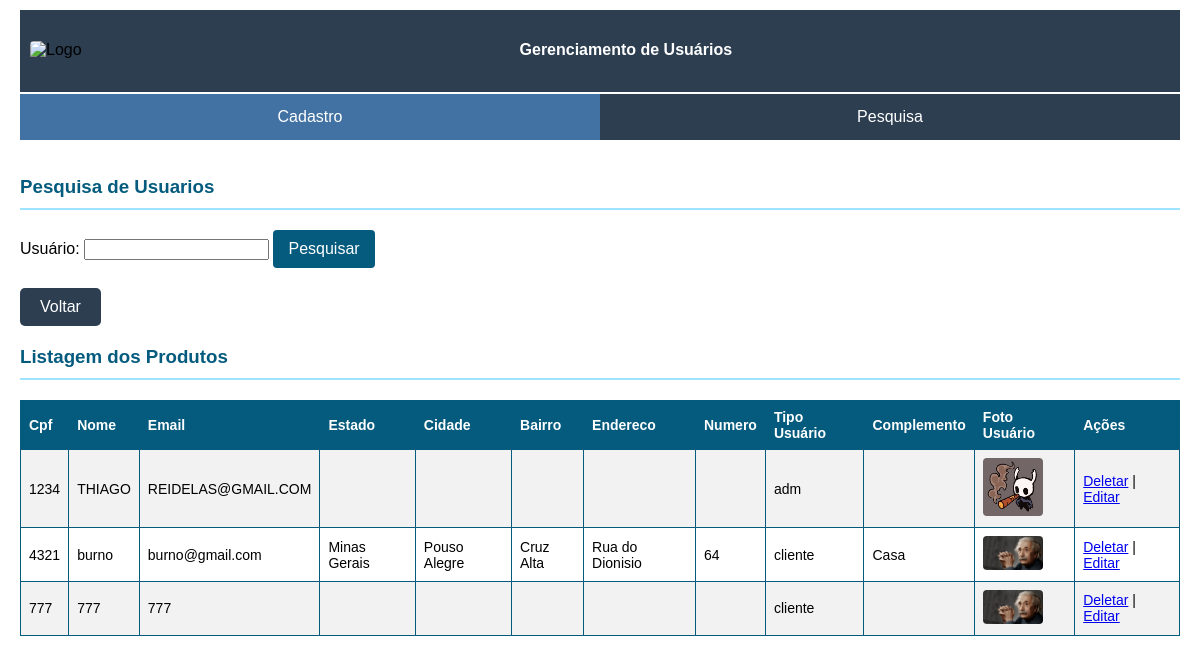
Page /perfil/usuarios/pesquisa.php (signed in) on the committed database.
### tables this page shows
CREATE TABLE `usuario` (
  `cpfUsuario` varchar(14) NOT NULL,
  `nomeUsuario` varchar(100) NOT NULL,
  `emailUsuario` varchar(100) NOT NULL,
  `estadoUsuario` varchar(50) DEFAULT NULL,
  `cidadeUsuario` varchar(100) DEFAULT NULL,
  `bairroUsuario` varchar(100) DEFAULT NULL,
  `enderecoUsuario` varchar(200) DEFAULT NULL,
  `numeroUsuario` varchar(10) DEFAULT NULL,
  `complementoUsuario` varchar(100) DEFAULT NULL,
  `senhaUsuario` varchar(255) NOT NULL,
  `fotoPerfil` varchar(255) DEFAULT NULL,
  `tipoUsuario` enum('adm','cliente') NOT NULL DEFAULT 'cliente'
);

### perfil/usuarios/verificaAdm.php (called while the page is built, shortened)
<?php
    $cpf = $_SESSION['cpf'];
    $ds = "mysql:host=localhost;dbname=e_market";
    $con = new PDO($ds, 'root', 'vertrigo');
    $query = "SELECT * FROM usuario WHERE cpfUsuario = $cpf";
    $stm = $con->prepare($query);
    $stm->execute();
?>

### perfil/usuarios/pesquisa.php (the view, shortened to what this page needs)
<?php
    include_once("../../perfil/usuarios/verificaAdm.php");
?>
<!DOCTYPE html>
<html lang="pt-br">
<head>
    <link rel="stylesheet" type="text/css" href="style.css" />
</head>
<body>
<header>
        <div class="logo">
             <img src="../../imagens/logo2.png" alt="Logo">
        </div>
        <div class="edit">
           <h4 style="color:white">Gerenciamento de Usuários</h4>
        </div>
    </header>
    <nav>
        <ul>
            <li><a href="../usuarios/usuarios.php">Cadastro</a></li>
            <li><a href="../usuarios/pesquisa.php" style="background-color: #2c3e50; color:white;">Pesquisa</a></li>
        </ul>
    </nav>
		<br>
		<h3>Pesquisa de Usuarios</h3>
		<form method="post" action="pesquisa.php">
			<label>Usuário:</label>
			<input type="text" name="nomeUsuario" />
			<button type="submit">Pesquisar</button>
            <br><a href='../perfil.php' class="logout-btn">Voltar</a>
		</form>
		<h3>Listagem dos Produtos</h3>
		<table border>
        <tr>
            <th>Cpf</th>
            <th>Nome</th>
            <th>Email</th>
            <th>Estado</th>
            <th>Cidade</th>
            <th>Bairro</th>
            <th>Endereco</th>
            <th>Numero</th>
            <th>Tipo Usuário</th>
            <th>Complemento</th>
            <th>Foto Usuário</th>
            <th>Ações</th>
        </tr>
	<?php
        $nome = '';
        $ds = "mysql:host=localhost;dbname=e_market";
        $con = new PDO($ds, 'root', 'vertrigo');
        $sql = "SELECT * FROM usuario WHERE nomeUsuario LIKE '%$nome%'";
        $stm = $con->prepare($sql);
        $stm->execute();
        foreach($stm as $row){
            $cpf = $row['cpfUsuario'];
            echo "<tr>";
            echo "<td>" . $row['cpfUsuario'] . "</td>";
            echo "<td>" . $row['nomeUsuario'] . "</td>";
            echo "<td>" . $row['emailUsuario'] . "</td>";
            echo "<td>" . $row['estadoUsuario'] . "</td>";
            echo "<td>" . $row['cidadeUsuario'] . "</td>";
            echo "<td>" . $row['bairroUsuario'] . "</td>";
            echo "<td>" . $row['enderecoUsuario'] . "</td>";
            echo "<td>" . $row['numeroUsuario'] . "</td>";
            echo "<td>" . $row['tipoUsuario'] . "</td>";
            echo "<td>" . $row['complementoUsuario'] . "</td>";
            echo "<td><img src='../../perfil/imagens/" . $row['fotoPerfil'] . "' width='60px'/></td>";
            echo "<td>
                    <a href='delete.php?cpfUsuario=$cpf'>Deletar</a>
                    |
                    <a href='edita.php?cpfUsuario=$cpf'>Editar</a>
                </td>";
            echo "</tr>";
        }
    ?>
		</table>
	</body>
</html>

### perfil/usuarios/style.css (style rules this page uses)
body { font-family: Arial, sans-serif; background-color: rgb(255, 255, 255); margin: 0; padding: 0; padding-left: 20px; padding-right: 20px; }
header { display: flex; justify-content: space-between; align-items: center; padding: 10px; background-color: #2c3e50; border-bottom: 1px solid #2c3e50; margin-top: 10px; }
h3 { color: rgb(4, 91, 126); border-bottom: 2px solid rgb(158, 227, 255); padding-bottom: 10px; margin-bottom: 20px; }
form { margin-bottom: 20px; }
button { background-color: rgb(4, 91, 126); color: #fff; border: none; padding: 10px 15px; border-radius: 4px; cursor: pointer; font-size: 16px; transition: background-color 0.3s; }
table { width: 100%; border-collapse: collapse; margin-bottom: 20px; font-size: 14px; }
table, th, td { border: 1px solid rgb(4, 91, 126); }
th, td { padding: 8px; text-align: left; }
th { background-color: rgb(4,91,126); color:white; }
tr:nth-child(even) { background-color: #f2f2f2; }
img { border-radius: 4px; }
nav { background-color: #4272a3; margin-top: 2px; }
nav ul { list-style: none; margin: 0; padding: 0; display: flex; justify-content: space-between; }
nav ul li { margin: 0; flex: 1; text-align: center; }
nav ul li a { display: block; padding: 14px 20px; text-decoration: none; color: white; }
.logo img { height: 60px; }
.edit { color:white; }

### perfil/usuarios/pesquisa.php (style rules this page uses)
.logout-btn { display: inline-block; padding: 10px 20px; margin-top: 20px; background-color: #2c3e50; color: white; text-decoration: none; border-radius: 5px; border: none; cursor: pointer; text-align: center; font-size: 16px; transition: background-color 0.3s; }

### rows in the picture
usuario: cpfUsuario "1234", nomeUsuario "THIAGO", emailUsuario "REIDELAS@GMAIL.COM", tipoUsuario "adm", fotoPerfil (picture)
usuario: cpfUsuario "4321", nomeUsuario "burno", emailUsuario "burno@gmail.com", estadoUsuario "Minas Gerais", cidadeUsuario "Pouso Alegre", bairroUsuario "Cruz Alta", enderecoUsuario "Rua do Dionisio", numeroUsuario "64", tipoUsuario "cliente", complementoUsuario "Casa", fotoPerfil (picture)
usuario: cpfUsuario "777", nomeUsuario "777", emailUsuario "777", tipoUsuario "cliente", fotoPerfil (picture)
